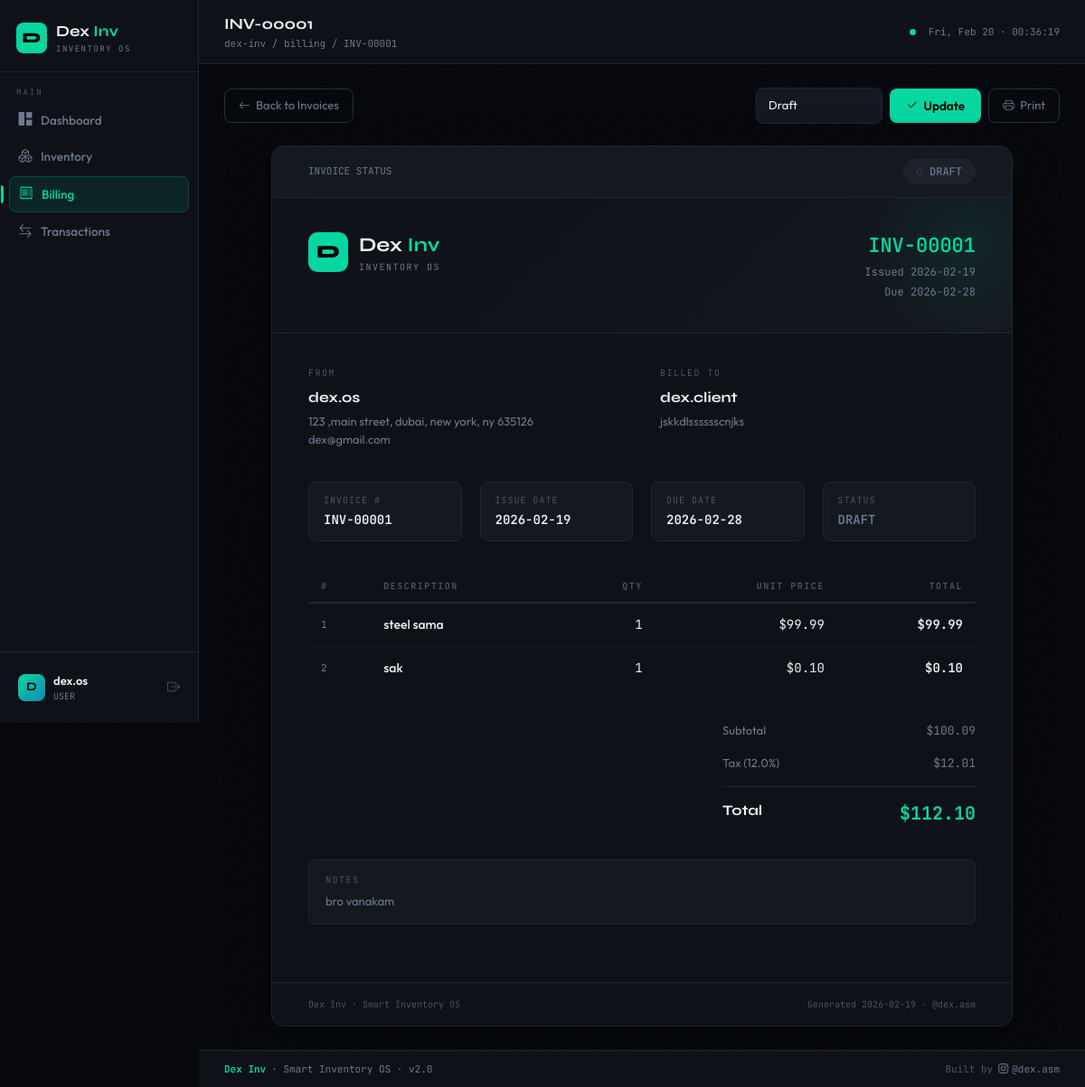
The app's page /invoices/1 (signed in) with its own data.
### tables this page shows
CREATE TABLE companies (
            id INTEGER PRIMARY KEY,
            name TEXT NOT NULL,
            email TEXT UNIQUE NOT NULL,
            address TEXT,
            city TEXT,
            state TEXT,
            zip TEXT,
            country TEXT DEFAULT 'US',
            created_at TEXT DEFAULT CURRENT_TIMESTAMP
        );

CREATE TABLE invoices (
            id INTEGER PRIMARY KEY,
            invoice_number TEXT UNIQUE NOT NULL,
            company_id INTEGER NOT NULL,
            billed_to TEXT,
            billed_to_address TEXT,
            status TEXT DEFAULT 'draft',
            subtotal REAL DEFAULT 0,
            tax_rate REAL DEFAULT 0,
            total REAL DEFAULT 0,
            due_date TEXT,
            notes TEXT,
            created_at TEXT DEFAULT CURRENT_TIMESTAMP,
            FOREIGN KEY(company_id) REFERENCES companies(id)
        );

CREATE TABLE invoice_items (
            id INTEGER PRIMARY KEY,
            invoice_id INTEGER NOT NULL,
            description TEXT NOT NULL,
            quantity INTEGER DEFAULT 1,
            unit_price REAL DEFAULT 0,
            total REAL DEFAULT 0,
            FOREIGN KEY(invoice_id) REFERENCES invoices(id) ON DELETE CASCADE
        );

### app.py (the view)
@app.route('/invoices/<int:inv_id>')
@login_required
def view_invoice(inv_id):
    conn = get_db()
    inv = conn.execute("SELECT i.*, c.name as comp_name, c.address as comp_address, c.city, c.state, c.zip, c.email as comp_email FROM invoices i LEFT JOIN companies c ON i.company_id=c.id WHERE i.id=?", (inv_id,)).fetchone()
    items = conn.execute("SELECT * FROM invoice_items WHERE invoice_id=?", (inv_id,)).fetchall()
    conn.close()
    return render_template('invoice_view.html', inv=inv, items=items)

### app.py (called while the page is built)
def get_db():
    conn = sqlite3.connect(DB)
    conn.row_factory = sqlite3.Row
    return conn

def login_required(f):
    @wraps(f)
    def wrap(*a, **kw):
        if 'user' not in session: return redirect(url_for('login'))
        return f(*a, **kw)
    return wrap

### templates/invoice_view.html (shortened to what this page needs)
{% extends 'base.html' %}
{% block pagetitle %}{{ inv.invoice_number }}{% endblock %}
{% block breadcrumb %}dex-inv / billing / {{ inv.invoice_number }}{% endblock %}
{% block content %}
<div class="action-bar d-flex align-items-center justify-content-between mb-4" style="animation:pageIn .35s ease both">
  <a href="/invoices" class="btn-ghost-dex"><i class="bi bi-arrow-left"></i>Back to Invoices</a>
  <div class="d-flex gap-2 align-items-center">
    <form method="POST" action="/invoices/{{ inv.id }}/status" class="d-flex gap-2 align-items-center">
      <select class="form-select" name="status" style="width:140px;font-size:13px">
        <option value="draft"     {% if inv.status=='draft'     %}selected{% endif %}>Draft</option>
      </select>
      <button class="btn-primary-dex" type="submit"><i class="bi bi-check2"></i>Update</button>
    </form>
    <button class="btn-ghost-dex" onclick="window.print()"><i class="bi bi-printer"></i>Print</button>
  </div>
</div>
<div class="invoice-doc">
  <div class="status-bar">
    <div style="font-family:var(--font-mono);font-size:11px;color:var(--muted2)">INVOICE STATUS</div>
    {% if inv.status == 'paid' %}
      <span class="chip chip-green" style="font-size:12px;padding:4px 14px">✓ PAID</span>
    {% elif inv.status == 'sent' %}
      <span class="chip chip-yellow" style="font-size:12px;padding:4px 14px">→ SENT</span>
    {% elif inv.status == 'cancelled' %}
      <span class="chip chip-red" style="font-size:12px;padding:4px 14px">✕ CANCELLED</span>
    {% else %}
      <span class="chip chip-gray" style="font-size:12px;padding:4px 14px">◌ DRAFT</span>
    {% endif %}
  </div>
  <div class="inv-header">
    <div class="inv-logo">
      <div class="inv-logo-mark">D</div>
      <div>
        <div class="inv-logo-text">Dex <span>Inv</span></div>
        <div style="font-size:10px;color:var(--muted2);font-family:var(--font-mono);letter-spacing:1.5px">INVENTORY OS</div>
      </div>
    </div>
    <div class="inv-number">
      <div class="num">{{ inv.invoice_number }}</div>
      <div class="date">Issued {{ inv.created_at[:10] if inv.created_at else '—' }}</div>
      {% if inv.due_date %}<div class="date">Due {{ inv.due_date }}</div>{% endif %}
    </div>
  </div>
  <div class="inv-body">
    <div class="inv-parties">
      <div>
        <div class="party-label">From</div>
        <div class="party-name">{{ inv.comp_name or 'Dex Inv' }}</div>
        <div class="party-detail">
          {{ inv.comp_address or '' }}{% if inv.city %}, {{ inv.city }}{% endif %}{% if inv.state %}, {{ inv.state }}{% endif %}{% if inv.zip %} {{ inv.zip }}{% endif %}<br>
          {% if inv.comp_email %}{{ inv.comp_email }}{% endif %}
        </div>
      </div>
      <div>
        <div class="party-label">Billed To</div>
        <div class="party-name">{{ inv.billed_to or '—' }}</div>
        <div class="party-detail">{{ inv.billed_to_address or '' }}</div>
      </div>
    </div>
    <div class="inv-meta">
      <div class="meta-box">
        <div class="meta-label">Invoice #</div>
        <div class="meta-value">{{ inv.invoice_number }}</div>
      </div>
      <div class="meta-box">
        <div class="meta-label">Issue Date</div>
        <div class="meta-value">{{ inv.created_at[:10] if inv.created_at else '—' }}</div>
      </div>
      {% if inv.due_date %}
      <div class="meta-box">
        <div class="meta-label">Due Date</div>
        <div class="meta-value">{{ inv.due_date }}</div>
      </div>
      {% endif %}
      <div class="meta-box">
        <div class="meta-label">Status</div>
        <div class="meta-value" style="color:{% if inv.status=='paid' %}#06d6a0{% elif inv.status=='sent' %}#ffd166{% elif inv.status=='cancelled' %}#ff4d6d{% else %}var(--muted2){% endif %}">
          {{ inv.status.upper() }}
        </div>
      </div>
    </div>
    <table class="inv-table">
      <thead><tr>
        <th>#</th><th>Description</th><th style="text-align:right">Qty</th>
        <th style="text-align:right">Unit Price</th><th>Total</th>
      </tr></thead>
      <tbody>
        {% for item in items %}
        <tr>
          <td style="font-family:var(--font-mono);font-size:11px;color:var(--muted2)">{{ loop.index }}</td>
          <td style="font-weight:500">{{ item.description }}</td>
          <td style="text-align:right;font-family:var(--font-mono)">{{ item.quantity }}</td>
          <td style="text-align:right;font-family:var(--font-mono)">${{ '%.2f'|format(item.unit_price) }}</td>
          <td style="font-family:var(--font-mono);font-weight:600">${{ '%.2f'|format(item.total) }}</td>
        </tr>
        {% else %}
        <tr><td colspan="5" style="text-align:center;padding:20px;color:var(--muted2)">No line items</td></tr>
        {% endfor %}
      </tbody>
    </table>
    <div class="totals-area">
      <div class="totals-box">
        <div class="total-row">
          <span>Subtotal</span>
          <span style="font-family:var(--font-mono)">${{ '%.2f'|format(inv.subtotal) }}</span>
        </div>
        {% if inv.tax_rate > 0 %}
        <div class="total-row">
          <span>Tax ({{ inv.tax_rate }}%)</span>
          <span style="font-family:var(--font-mono)">${{ '%.2f'|format(inv.total - inv.subtotal) }}</span>
        </div>
        {% endif %}
        <div class="total-row grand">
          <span>Total</span>
          <span>${{ '%.2f'|format(inv.total) }}</span>
        </div>
      </div>
    </div>
    {% if inv.notes %}
    <div class="inv-notes">
      <div class="inv-notes-label">Notes</div>
      <div class="inv-notes-text">{{ inv.notes }}</div>
    </div>
    {% endif %}
  </div>
  <div class="inv-footer">
    <span>Dex Inv · Smart Inventory OS</span>
    <span>Generated {{ inv.created_at[:10] if inv.created_at else '' }} · @dex.asm</span>
  </div>
</div>
{% endblock %}

### templates/base.html (shortened to what this page needs)
<!DOCTYPE html>
<html lang="en">
<head>
  <link href="https://cdn.jsdelivr.net/npm/bootstrap@5.3.0/dist/css/bootstrap.min.css" rel="stylesheet"/>
  <link href="https://cdn.jsdelivr.net/npm/bootstrap-icons@1.11.0/font/bootstrap-icons.css" rel="stylesheet"/>
</head>
<body>
<div class="app-wrap">
<nav id="sidebar">
  <div class="sidebar-logo">
    <div class="logo-mark">D</div>
    <div>
      <div class="logo-text">Dex <span>Inv</span></div>
      <div class="logo-sub">INVENTORY OS</div>
    </div>
  </div>
  <div class="nav-group">
    <div class="nav-group-label">Main</div>
    <a href="/dashboard" class="nav-link {% if request.path=='/dashboard' %}active{% endif %}">
      <i class="bi bi-grid-1x2-fill"></i>Dashboard
    </a>
    <a href="/inventory" class="nav-link {% if '/inventory' in request.path or '/product' in request.path %}active{% endif %}">
      <i class="bi bi-boxes"></i>Inventory
    </a>
    <a href="/invoices" class="nav-link {% if '/invoice' in request.path %}active{% endif %}">
      <i class="bi bi-receipt"></i>Billing
    </a>
    <a href="/transactions" class="nav-link {% if request.path=='/transactions' %}active{% endif %}">
      <i class="bi bi-arrow-left-right"></i>Transactions
    </a>
  </div>
  <div class="sidebar-footer">
    <div class="user-chip">
      <div class="avatar">{{ session.user[0].upper() }}</div>
      <div class="user-info">
        <div class="user-name">{{ session.user }}</div>
        <div class="user-role">{{ session.role }}</div>
      </div>
      <a href="/logout" class="logout-btn" title="Logout"><i class="bi bi-box-arrow-right"></i></a>
    </div>
  </div>
</nav>
<div id="main">
  <div class="topbar">
    <div class="topbar-left">
      <div class="topbar-title">{% block pagetitle %}Dashboard{% endblock %}</div>
      <div class="topbar-path">{% block breadcrumb %}dex-inv / dashboard{% endblock %}</div>
    </div>
    <div class="topbar-right">
      <div class="status-dot" title="System Online"></div>
      <div class="topbar-time" id="clock">—</div>
    </div>
  </div>
  <div class="content page-enter">
    {% block content %}{% endblock %}
  </div>
  <footer class="app-footer">
    <div class="footer-brand"><strong>Dex Inv</strong> · Smart Inventory OS · v2.0</div>
    <div class="footer-credit">
      Built by
      <a href="https://instagram.com/dex.asm" target="_blank">
        <i class="bi bi-instagram"></i>@dex.asm
      </a>
    </div>
  </footer>
</div>
</div>
</body>
</html>

### templates/invoice_view.html (style rules this page uses)
.invoice-doc { background:var(--surface);border:1px solid var(--border);border-radius:14px; max-width:820px;margin:0 auto;overflow:hidden; animation:pageIn .4s ease both; box-shadow:0 12px 48px rgba(0,0,0,.35); }
.inv-header { background:linear-gradient(135deg,#0e1117 0%,#141920 100%); padding:36px 40px;border-bottom:1px solid var(--border); display:flex;justify-content:space-between;align-items:flex-start; position:relative;overflow:hidden; }
.inv-header::after { content:'';position:absolute;right:-60px;top:-60px; width:220px;height:220px;border-radius:50%; background:radial-gradient(circle,rgba(6,214,160,.08) 0%,transparent 70%); }
.inv-logo { display:flex;align-items:center;gap:12px; }
.inv-logo-mark { width:44px;height:44px;background:var(--accent);border-radius:10px; display:flex;align-items:center;justify-content:center; font-family:var(--font-display);font-weight:800;font-size:20px;color:#000; }
.inv-logo-text { font-family:var(--font-display);font-size:22px;font-weight:700; }
.inv-logo-text span { color:var(--accent); }
.inv-number { text-align:right; }
.inv-number .num { font-family:var(--font-mono);font-size:22px;font-weight:600;color:var(--accent); }
.inv-number .date { font-size:12px;color:var(--muted2);margin-top:4px;font-family:var(--font-mono); }
.inv-body { padding:36px 40px; }
.inv-parties { display:grid;grid-template-columns:1fr 1fr;gap:40px;margin-bottom:36px; }
.party-label { font-size:10px;color:var(--muted);font-family:var(--font-mono); letter-spacing:1.5px;text-transform:uppercase;margin-bottom:8px; }
.party-name { font-family:var(--font-display);font-size:16px;font-weight:700;margin-bottom:4px; }
.party-detail { font-size:13px;color:var(--muted2);line-height:1.6; }
.inv-meta { display:flex;gap:20px;margin-bottom:32px;flex-wrap:wrap; }
.meta-box { background:var(--surface2);border:1px solid var(--border);border-radius:8px; padding:12px 16px;flex:1;min-width:120px; }
.meta-label { font-size:10px;color:var(--muted);font-family:var(--font-mono);letter-spacing:1px; text-transform:uppercase;margin-bottom:4px; }
.meta-value { font-family:var(--font-mono);font-size:14px;font-weight:600; }
.inv-table { width:100%;border-collapse:collapse;margin-bottom:28px; }
.inv-table th { font-family:var(--font-mono);font-size:10px;letter-spacing:1.5px; text-transform:uppercase;color:var(--muted);padding:10px 14px; border-bottom:2px solid var(--border);text-align:left; }
.inv-table th:last-child,.inv-table td:last-child { text-align:right; }
.inv-table td { padding:13px 14px;border-bottom:1px solid rgba(29,38,56,.6);font-size:14px; }
.inv-table tr:last-child td { border-bottom:none; }
.totals-area { display:flex;justify-content:flex-end;margin-bottom:28px; }
.totals-box { min-width:280px; }
.total-row { display:flex;justify-content:space-between;padding:8px 0;font-size:13px;color:var(--muted2); }
.total-row.grand { border-top:1px solid var(--border);margin-top:8px;padding-top:14px; }
.total-row.grand span:first-child { font-family:var(--font-display);font-size:16px;font-weight:700;color:var(--text); }
.total-row.grand span:last-child { font-family:var(--font-mono);font-size:20px;font-weight:700;color:var(--accent); }
.inv-notes { background:var(--surface2);border:1px solid var(--border);border-radius:8px; padding:14px 18px;margin-bottom:28px; }
.inv-notes-label { font-size:10px;color:var(--muted);font-family:var(--font-mono); letter-spacing:1.5px;text-transform:uppercase;margin-bottom:6px; }
.inv-notes-text { font-size:13px;color:var(--muted2);line-height:1.6; }
.inv-footer { border-top:1px solid var(--border);padding:16px 40px; display:flex;align-items:center;justify-content:space-between; font-family:var(--font-mono);font-size:10px;color:var(--muted); }
.status-bar { display:flex;align-items:center;justify-content:space-between; padding:14px 40px;background:var(--surface2);border-bottom:1px solid var(--border); }

### records on screen
companies: user "dex.os", name "dex.os", address "123 ,main street, dubai", city "new york", state "ny", zip "635126", comp_email "dex@gmail.com"
invoices: invoice_number "INV-00001", status "Draft", created_at "2026-02-19", due_date "2026-02-28", billed_to "dex.client", billed_to_address "jskkdlsssssscnjks", status "DRAFT", subtotal "100.09", tax_rate "12.0", inv.total-inv.subtotal "12.01", total "112.10", notes "bro vanakam"
invoice_items: description "steel sama", quantity "1", unit_price "99.99", total "99.99"
invoice_items: description "sak", quantity "1", unit_price "0.10", total "0.10"

### other values on screen
{{ session.user[0].upper() }} "D"
{{ session.role }} "USER"
